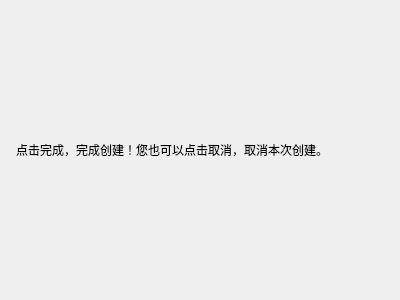
<?xml version="1.0" encoding="UTF-8"?>
<ui version="4.0">
 <class>ConfirmPage</class>
 <widget class="QWizardPage" name="ConfirmPage">
  <property name="geometry">
   <rect>
    <x>0</x>
    <y>0</y>
    <width>400</width>
    <height>300</height>
   </rect>
  </property>
  <property name="windowTitle">
   <string>WizardPage</string>
  </property>
  <layout class="QGridLayout" name="gridLayout">
   <item row="0" column="0">
    <layout class="QVBoxLayout" name="verticalLayout">
     <property name="leftMargin">
      <number>5</number>
     </property>
     <property name="topMargin">
      <number>5</number>
     </property>
     <property name="rightMargin">
      <number>5</number>
     </property>
     <property name="bottomMargin">
      <number>5</number>
     </property>
     <item>
      <widget class="QLabel" name="label_3">
       <property name="text">
        <string>点击完成，完成创建！您也可以点击取消，取消本次创建。</string>
       </property>
      </widget>
     </item>
    </layout>
   </item>
  </layout>
 </widget>
 <resources/>
 <connections/>
</ui>
